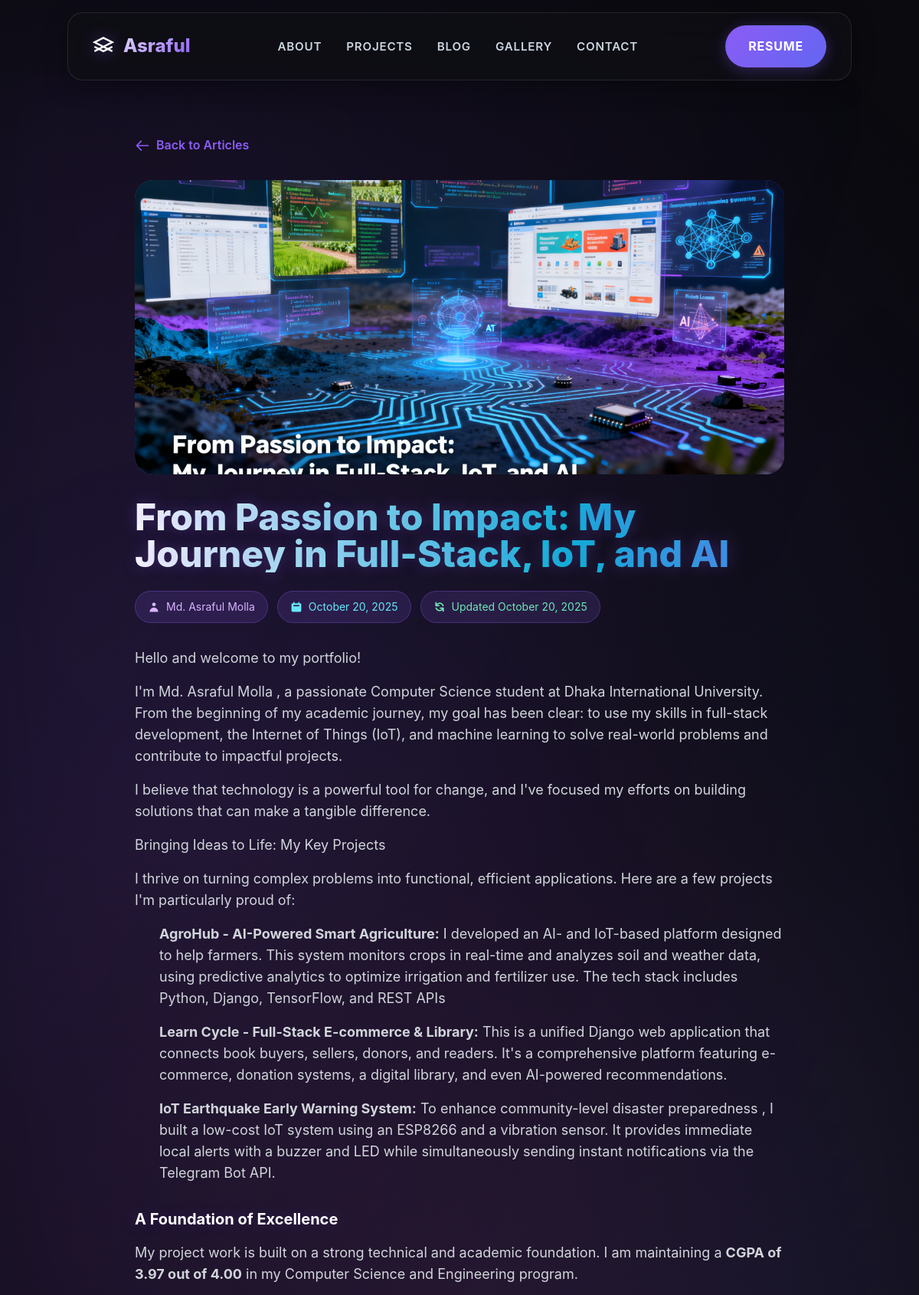
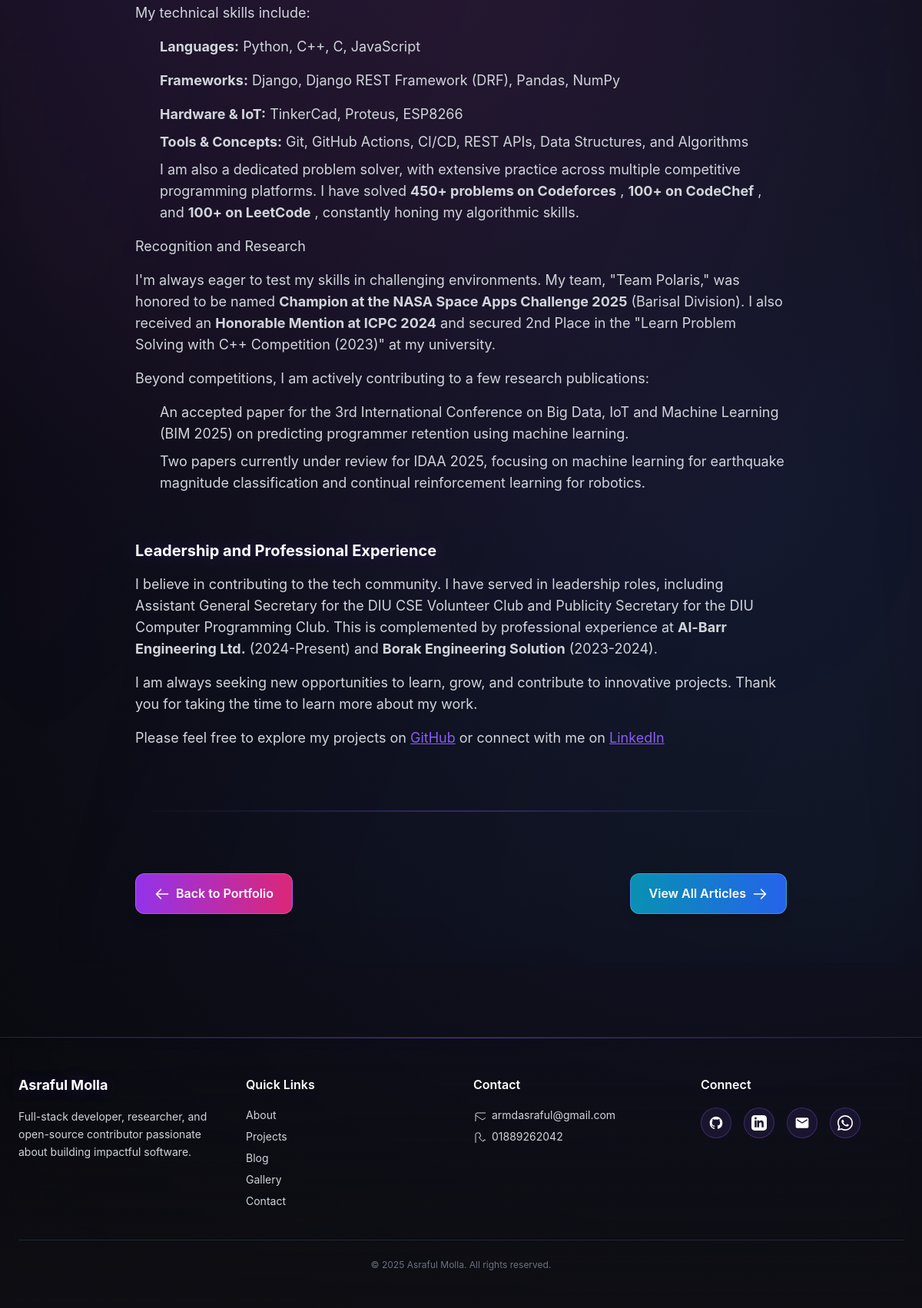
The page /blog/my-journey-in-full-stack-iot-and-ai/ on the database its author committed (2 pictures, top to bottom).
### home/models.py (models this page shows)
class Blog(models.Model):
    title = models.CharField(max_length=200)
    slug = models.SlugField(unique=True)
    cover_image = models.ImageField(upload_to='blogs/')
    content = RichTextField()
    author = models.CharField(max_length=100)
    created_at = models.DateTimeField(auto_now_add=True)
    updated_at = models.DateTimeField(auto_now=True)

class Profile(models.Model):
    name = models.CharField(max_length=100)
    title = models.CharField(max_length=100)
    bio = models.TextField()
    photo = models.ImageField(upload_to='profile/')
    resume = models.FileField(upload_to='resumes/', blank=True, null=True, help_text="Upload your CV/Resume (PDF preferred)")
    github = models.URLField(blank=True)
    linkedin = models.URLField(blank=True)
    email = models.EmailField()
    phone = models.CharField(max_length=20)

### home/views.py (the view)
# urls.py: path('blog/<slug:slug>/', views.blog_detail, name='blog_detail'),
def blog_detail(request, slug):
    blog = get_object_or_404(Blog, slug=slug)
    profile = Profile.objects.first()  # ✅ Add করুন
    return render(request, 'home/blog_detail.html', {
        'blog': blog,
        'profile': profile  # ✅ Add করুন
    })

### home/context_processors.py (called while the page is built)
def profile_context(request):
    return {
        'profile': Profile.objects.first()
    }

### templates/home/blog_detail.html (shortened to what this page needs)
<!DOCTYPE html>
<html lang="en">
<head>
  <link href="https://cdnjs.cloudflare.com/ajax/libs/aos/2.3.4/aos.css" rel="stylesheet">
</head>
<body>
{% extends 'base.html' %}
{% block content %}
<div class="pt-20 pb-16 relative overflow-hidden">
  <div class="absolute inset-0 bg-gradient-to-br from-purple-600/5 via-transparent to-cyan-600/5 blur-3xl"></div>
  <div class="max-w-4xl mx-auto px-6 relative z-10">
    <a href="{% url 'blog_list' %}"
       class="back-link mb-8"
       data-aos="fade-right">
      <svg class="w-5 h-5" fill="none" stroke="currentColor" viewBox="0 0 24 24">
        <path stroke-linecap="round" stroke-linejoin="round" stroke-width="2" d="M10 19l-7-7m0 0l7-7m-7 7h18"></path>
      </svg>
      <span>Back to Articles</span>
    </a>
    {% if blog.cover_image %}
      <div class="cover-image-wrapper mb-8" data-aos="zoom-in">
        <img src="{{ blog.cover_image.url }}"
             alt="{{ blog.title }}"
             class="cover-image w-full h-64 md:h-96 object-cover">
      </div>
    {% endif %}
    <h1 class="blog-title text-4xl md:text-5xl font-extrabold mb-6 leading-tight">
      {{ blog.title }}
    </h1>
    <div class="flex flex-wrap gap-3 mb-8">
      <div class="meta-badge text-purple-300">
        <svg class="w-4 h-4" fill="currentColor" viewBox="0 0 20 20">
          <path fill-rule="evenodd" d="M10 9a3 3 0 100-6 3 3 0 000 6zm-7 9a7 7 0 1114 0H3z" clip-rule="evenodd"></path>
        </svg>
        <span>{{ blog.author }}</span>
      </div>
      <div class="meta-badge text-cyan-300">
        <svg class="w-4 h-4" fill="currentColor" viewBox="0 0 20 20">
          <path fill-rule="evenodd" d="M6 2a1 1 0 00-1 1v1H4a2 2 0 00-2 2v10a2 2 0 002 2h12a2 2 0 002-2V6a2 2 0 00-2-2h-1V3a1 1 0 10-2 0v1H7V3a1 1 0 00-1-1zm0 5a1 1 0 000 2h8a1 1 0 100-2H6z" clip-rule="evenodd"></path>
        </svg>
        <span>{{ blog.created_at|date:"F d, Y" }}</span>
      </div>
      {% if blog.updated_at > blog.created_at %}
        <div class="meta-badge text-emerald-300">
          <span>Updated {{ blog.updated_at|date:"F d, Y" }}</span>
        </div>
      {% endif %}
    </div>
    <div class="blog-content text-lg" data-aos="fade-up">
      {{ blog.content|safe }}
    </div>
    <div class="section-divider mt-12 mb-8"></div>
    <div class="flex flex-col sm:flex-row justify-between gap-4">
      <a href="/"
         class="nav-button px-6 py-3 rounded-xl font-semibold text-white text-center
                bg-gradient-to-r from-purple-600 to-pink-600 border border-white/20 shadow-lg">
        <span class="relative z-10 flex items-center justify-center gap-2">
          <svg class="w-5 h-5" fill="none" stroke="currentColor" viewBox="0 0 24 24">
            <path stroke-linecap="round" stroke-linejoin="round" stroke-width="2" d="M10 19l-7-7m0 0l7-7m-7 7h18"></path>
          </svg>
          <span>Back to Portfolio</span>
        </span>
      </a>
      <a href="{% url 'blog_list' %}"
         class="nav-button px-6 py-3 rounded-xl font-semibold text-white text-center
                bg-gradient-to-r from-cyan-600 to-blue-600 border border-white/20 shadow-lg">
        <span class="relative z-10 flex items-center justify-center gap-2">
          <span>View All Articles</span>
          <svg class="w-5 h-5" fill="none" stroke="currentColor" viewBox="0 0 24 24">
            <path stroke-linecap="round" stroke-linejoin="round" stroke-width="2" d="M14 5l7 7m0 0l-7 7m7-7H3"></path>
          </svg>
        </span>
      </a>
    </div>
  </div>
</div>
{% endblock %}

### templates/base.html (shortened to what this page needs)
<!DOCTYPE html>
<html lang="en" class="scroll-smooth">
<head>
  <script src="https://cdn.tailwindcss.com"></script>
  <link href="https://unpkg.com/aos@2.3.1/dist/aos.css" rel="stylesheet" />
</head>
<body class="bg-hf-bg text-hf-text">
  <header class="fixed top-0 w-full z-50 px-4 py-4 transition-all duration-500">
    <div class="container mx-auto hf-header" id="header">
      <div class="hf-logo">
        <svg width="28" height="28" viewBox="0 0 24 24" fill="none">
          <path d="M12 2L2 7L12 12L22 7L12 2Z" stroke="currentColor" stroke-width="2" />
          <path d="M2 17L12 12L22 17M2 12L12 17L22 12" stroke="currentColor" stroke-width="2" />
        </svg>
        <a href="{% url 'home' %}#about">Asraful</a>
      </div>
      <nav class="hf-nav">
        <a href="{% url 'home' %}#about" data-aos="fade-down">About</a>
        <a href="{% url 'home' %}#projects" data-aos="fade-down" data-aos-delay="100">Projects</a>
        <a href="{% url 'blog_list' %}" data-aos="fade-down" data-aos-delay="200">Blog</a>
        <a href="{% url 'gallery_list' %}" data-aos="fade-down" data-aos-delay="250">Gallery</a>
        <a href="{% url 'home' %}#contact" data-aos="fade-down" data-aos-delay="300">Contact</a>
      </nav>
      {% if profile and profile.resume %}
        <a href="{{ profile.resume.url }}" target="_blank" rel="noopener" class="hf-button">Resume</a>
      {% else %}
        <span class="hf-button opacity-50 cursor-not-allowed">Resume</span>
      {% endif %}
    </div>
  </header>
  <div class="cse-network-bg" id="network-bg"></div>
  <main class="pt-24" data-aos="fade-up">
    {% block content %}{% endblock %}
  </main>
  <footer class="bg-hf-bg border-t border-gray-800 mt-24 py-12 px-4" data-aos="fade-up">
    <div class="max-w-6xl mx-auto">
      <div class="grid grid-cols-1 md:grid-cols-2 lg:grid-cols-4 gap-8">
        <div>
          <h3 class="text-lg font-bold mb-4 text-white">Asraful Molla</h3>
          <p class="text-gray-300 text-sm leading-relaxed">
            Full-stack developer, researcher, and open-source contributor passionate about building impactful software.
          </p>
        </div>
        <div>
          <h4 class="text-md font-semibold mb-4 text-white">Quick Links</h4>
          <ul class="space-y-2 text-gray-300 text-sm">
            <li><a href="#about" class="hover:text-hf-accent">About</a></li>
            <li><a href="#projects" class="hover:text-hf-accent">Projects</a></li>
            <li><a href="{% url 'blog_list' %}" class="hover:text-hf-accent">Blog</a></li>
            <li><a href="{% url 'gallery_list' %}" class="hover:text-hf-accent">Gallery</a></li>
            <li><a href="#contact" class="hover:text-hf-accent">Contact</a></li>
          </ul>
        </div>
        <div>
          <h4 class="text-md font-semibold mb-4 text-white">Contact</h4>
          <ul class="space-y-2 text-gray-300 text-sm">
            {% if profile.email %}
            <li class="flex items-center gap-2">
              <svg class="w-4 h-4" fill="none" stroke="currentColor"><path d="M3 8l9 6 9-6M5 19h14a2 2 0 002-2V7a2 2 0 00-2-2H5a2 2 0 00-2 2v10a2 2 0 002 2z"></path></svg>
              {{ profile.email }}
            </li>
            {% endif %}
            {% if profile.phone %}
            <li class="flex items-center gap-2">
              <svg class="w-4 h-4" fill="none" stroke="currentColor"><path d="M3 5a2 2 0 012-2h3.3l1.5 4.5-2.3 1.1a11 11 0 005.5 5.5l1.1-2.3 4.5 1.5V19a2 2 0 01-2 2H5a2 2 0 01-2-2V5z"></path></svg>
              {{ profile.phone }}
            </li>
            {% endif %}
          </ul>
        </div>
        <div>
          <h4 class="text-md font-semibold mb-4 text-white">Connect</h4>
          <div class="flex space-x-4 mb-4">
            {% if profile.github %}
              <a href="{{ profile.github }}" target="_blank" class="social-link">
              </a>
            {% endif %}
            {% if profile.linkedin %}
              <a href="{{ profile.linkedin }}" target="_blank" class="social-link">
                <svg class="w-5 h-5" fill="currentColor" viewBox="0 0 24 24"><path d="M19 0H5C2.2 0 0 2.2 0 5v14c0 2.8 2.2 5 5 5h14c2.8 0 5-2.2 5-5V5c0-2.8-2.2-5-5-5zM8 19H5V8h3v11zm-1.5-12.3c-1 0-1.8-.8-1.8-1.8S5.5 3 6.5 3s1.8.8 1.8 1.8-.8 1.9-1.8 1.9zM19 19h-3v-5.6c0-3.4-4-3.1-4 0V19h-3V8h3v1.8C13.4 7.2 19 7 19 12.2V19z"/></svg>
              </a>
            {% endif %}
            {% if profile.email %}
              <a href="mailto:{{ profile.email }}" target="_blank" class="social-link">
                <svg class="w-5 h-5" fill="currentColor" viewBox="0 0 24 24">
                  <path d="M20 4H4c-1.1 0-2 .9-2 2v12c0 1.1.9 2 2
                  2h16c1.1 0 2-.9 2-2V6c0-1.1-.9-2-2-2zm0
                  4-8 5-8-5V6l8 5 8-5v2z"/>
                </svg>
              </a>
            {% endif %}
            {% if profile.phone %}
              <a href="https://wa.me/{{ profile.phone }}" target="_blank" class="social-link">
              </a>
            {% endif %}
          </div>
        </div>
      </div>
      <div class="mt-10 pt-6 border-t border-gray-800 text-center text-xs text-gray-500">
         <p class="text-xs text-gray-500">&copy; {% now "Y" %} Asraful Molla. All rights reserved.</p>
      </div>
    </div>
  </footer>
</body>
</html>

### templates/home/blog_detail.html (style rules this page uses)
:root { --hf-accent: #8b5cf6; --hf-button: #6366f1; }
body { background: #0f172a; min-height: 100vh; color: white; }
.back-link { display: inline-flex; align-items: center; gap: 0.5rem; color: #8b5cf6; font-weight: 600; transition: all 0.3s; }
.cover-image-wrapper { position: relative; overflow: hidden; border-radius: 1.5rem; animation: imageZoomIn 1s ease-out; }
.cover-image { transition: transform 0.6s ease; }
.cover-image-wrapper::before { content: ''; position: absolute; inset: -3px; border-radius: 1.5rem; background: linear-gradient(135deg, #06b6d4, #8b5cf6, #ec4899, #06b6d4); background-size: 300% 300%; opacity: 0.7; z-index: -1; animation: border-flow 4s ease infinite; }
.blog-title { animation: fadeInUp 0.8s ease-out 0.2s backwards; background: linear-gradient(90deg, #fff, #06b6d4, #8b5cf6, #fff); background-size: 200% auto; -webkit-background-clip: text; -webkit-text-fill-color: transparent; background-clip: text; }
.meta-badge { display: inline-flex; align-items: center; gap: 0.5rem; padding: 0.5rem 1rem; background: rgba(139, 92, 246, 0.15); border: 1px solid rgba(139, 92, 246, 0.3); border-radius: 2rem; font-size: 0.875rem; transition: all 0.3s; animation: fadeIn 0.8s ease-out 0.4s backwards; }
.blog-content { animation: fadeInUp 1s ease-out 0.6s backwards; line-height: 1.8; }
.blog-content h1, .blog-content h2, .blog-content h3 { color: #fff; margin-top: 2rem; margin-bottom: 1rem; font-weight: bold; }
.blog-content h3 { font-size: 1.25rem; }
.blog-content p { margin-bottom: 1rem; color: #d1d5db; }
.blog-content a { color: #8b5cf6; text-decoration: underline; transition: color 0.3s; }
.blog-content ul, .blog-content ol { margin-left: 2rem; margin-bottom: 1rem; color: #d1d5db; }
.blog-content li { margin-bottom: 0.5rem; }
.section-divider { height: 2px; background: linear-gradient(90deg, transparent, #8b5cf6, transparent); animation: dividerGlow 3s ease-in-out infinite; }
.nav-button { position: relative; overflow: hidden; transition: all 0.4s; animation: fadeInUp 1s ease-out 0.8s backwards; }
.nav-button::before { content: ''; position: absolute; top: 50%; left: 50%; width: 0; height: 0; border-radius: 50%; background: rgba(255, 255, 255, 0.3); transform: translate(-50%, -50%); transition: width 0.6s, height 0.6s; }

### rows shown on the page
Blog: cover_image (picture), title "From Passion to Impact: My Journey in Full-Stack, IoT, and AI", author "Md. Asraful Molla", created_at "October 20, 2025", updated_at "October 20, 2025", content "Hello and welcome to my portfolio! I'm Md. Asraful Molla , a passionate Computer Science student at Dhaka International University. From the beginning of my academic journey, my goal has been clear: to use my skills in full-stack development, the Internet of Things (IoT), and machine learning to solve real-world problems and contribute to impactful projects. I believe that technology is a powerful tool for change, and I've focused my efforts on building solutions that can make a tangible difference. Bringing Ideas to Life: My Key Projects I thrive on turning complex problems into functional, efficient applications. Here are a few projects I'm particularly proud of: AgroHub - AI-Powered…"
Profile: email "armdasraful@gmail.com", phone "01889262042"
